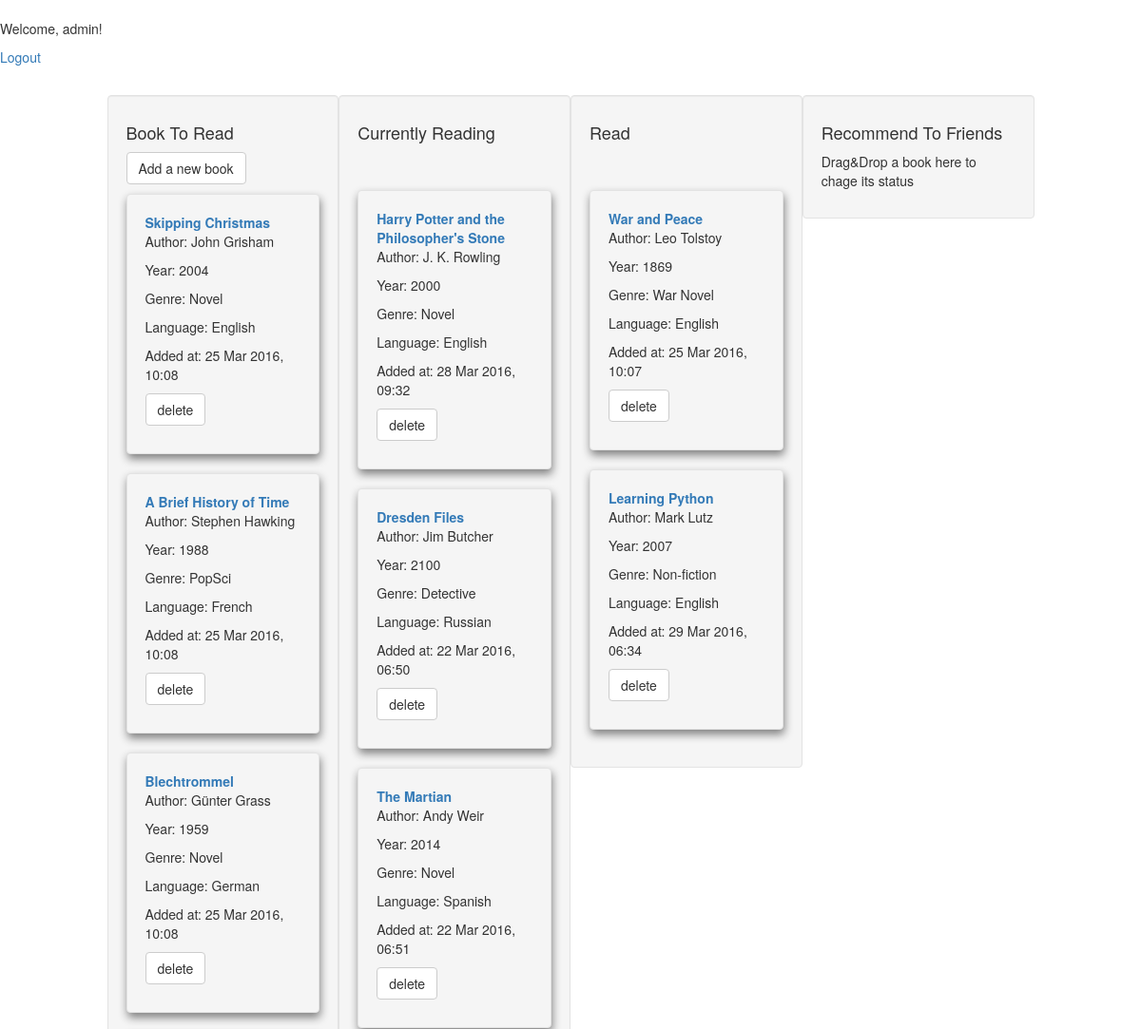
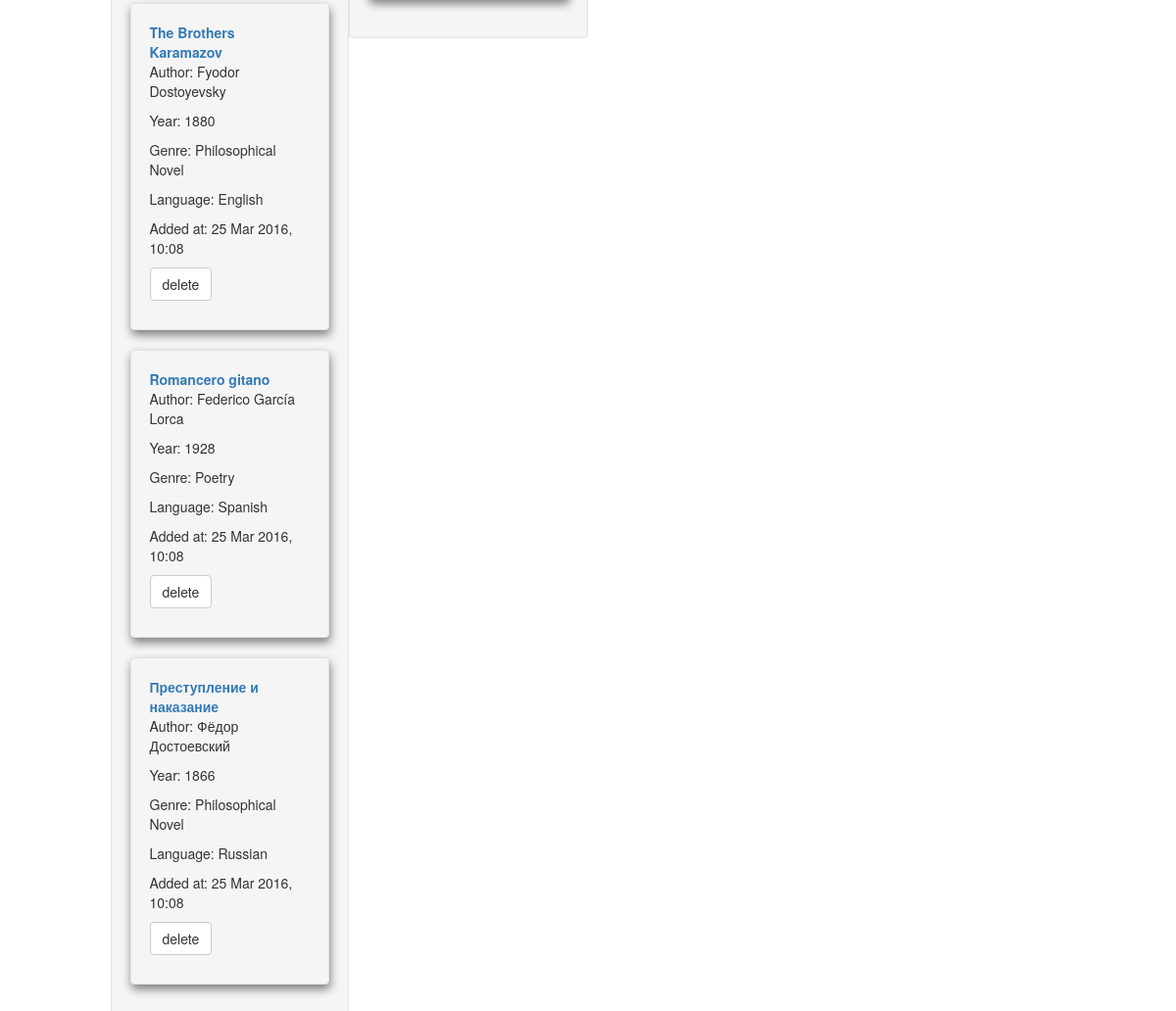
The app's page /books/user/1/ (signed in) with its own data (2 pictures, top to bottom).
### track/models.py (models this page shows, shortened)
class Status(models.Model):
    status_text = models.CharField(max_length=100)

class Book(models.Model):
    title = models.CharField(max_length=200)
    author = models.CharField(max_length=200)
    year = models.CharField(max_length=200)
    genre = models.ForeignKey(Genre, on_delete=models.CASCADE)
    language = models.ForeignKey(Language, on_delete=models.CASCADE)
    status = models.ForeignKey(Status, on_delete=models.CASCADE)
    user = models.ForeignKey(User, on_delete=models.CASCADE, null=True)
    date_pub = models.DateTimeField('date published')

class Genre(models.Model):
    genre = models.CharField(max_length=100)
    def __str__(self):
        return self.genre

class Language(models.Model):
    language = models.CharField(max_length=100)
    def __str__(self):
        return self.language

### track/views.py (the view)
# urls.py: url(r'^user/(?P<user_id>[0-9]+)/$', views.index, name='index'),
def index(request, user_id):
	if int(user_id) != request.user.id:
		return HttpResponse("This user has forbidden to see his/her board. Return to your page.")
	else:
		template = 'track/base.html'
		try:
			user = User.objects.get(pk=user_id)
		except User.DoesNotExist:
			response = "User with an ID: {} is not found".format(user_id)
			return HttpResponse(response)
		else:
			books = user.book_set.all()
			status_list = Status.objects.all()
			books_list = {status:[] for status in status_list}
			for book in books:
				if book.status in status_list:
					books_list[book.status].append(book)
				else:
					response = "Can't find the status for book '{}'".format(book.title)
					return HttpResponse(response)
			status_to_delete = Status.objects.all().filter(status_text="Deleted")[0]
			books_list.pop(status_to_delete)
			context = {'status_list': status_list,'books_list': books_list}
			return render(request, template, context)

### track/templates/track/base.html (shortened to what this page needs)
<!doctype html>
<html>
    <head>
		{% load staticfiles %}
		<link rel="stylesheet" href="http://maxcdn.bootstrapcdn.com/bootstrap/3.3.6/css/bootstrap.min.css">
	</head>
<body>
<br/>
{% if user.is_authenticated %}
	<div>
		<p>Welcome, {{ user.username }}!</p>
		<p><a href="{% url 'track:logout' %}">Logout</a></p>
	</div>
<br/>
  {% if books_list %}
<div class="container-fluid">
	<div class="content">
	<div class="col-sm-1"></div>
	<div class="col-sm-10">
	<div class="row" id="bookshelf">
	{% for status, books in books_list.items %}
		<div class="col-sm-{% widthratio 12 books_list|length 1 %} well column sortable" id="status_{{status.id}}">
            <h4>{{ status.status_text }}</h4>
			{% if status.id == 1 %}
			<p><a href="{% url 'track:create_book' %}" class="btn btn-default" role="button">Add a new book</a></p>
			{% elif books|length == 0 %}
			<p>Drag&Drop a book here to chage its status</p>
			{% else %}
			<br/><br/>
			{% endif %}
			{% for book in books %}
			<div class="well" style="box-shadow:1px 5px 10px gray" id="book_{{book.id}}">
				<div class="header"><b><a href="{% url 'track:details' book.id %}">{{ book.title }}</a></b></div>
				<div class="content"><p>Author: {{ book.author }}</p><p>Year: {{ book.year }}</p><p>Genre: {{ book.genre }}</p><p>Language: {{ book.language }}</p><p>Added at: {{book.date_pub|date:"d M Y, H:i"}}</p>
				<p><a href="{% url 'track:delete_book' book.id %}" class="btn btn-default" role="button">delete</a></p>
				</div>
			</div>
			{% endfor %}
		</div>
	{% endfor %}
	</div>
	</div>
	<div class="col-sm-1"></div>
	</div>
  {% else %}
    <p>You haven't add any books yet.</p>
  {% endif %}
{% else %}
	<div>You should be logged in to view your books</div>
    <div><p><a href="{% url 'track:register' %}">Register</a></p><p><a href="{% url 'track:login' %}">Login</a></p></div>
{% endif %}
</div>
</body>
</html>

### records on screen
Status: status_text "Book To Read", shows "Add a new book"
Book: title "Skipping Christmas", author "John Grisham", year "2004", genre "Novel", language "English", date_pub "25 Mar 2016, 10:08"
Book: title "A Brief History of Time", author "Stephen Hawking", year "1988", genre "PopSci", language "French", date_pub "25 Mar 2016, 10:08"
Book: title "Blechtrommel", author "Günter Grass", year "1959", genre "Novel", language "German", date_pub "25 Mar 2016, 10:08"
Book: title "The Brothers Karamazov", author "Fyodor Dostoyevsky", year "1880", genre "Philosophical Novel", language "English", date_pub "25 Mar 2016, 10:08"
Book: title "Romancero gitano", author "Federico García Lorca", year "1928", genre "Poetry", language "Spanish", date_pub "25 Mar 2016, 10:08"
Book: title "Преступление и наказание", author "Фёдор Достоевский", year "1866", genre "Philosophical Novel", language "Russian", date_pub "25 Mar 2016, 10:08"
Status: status_text "Currently Reading"
Book: title "Harry Potter and the Philosopher's Stone", author "J. K. Rowling", year "2000", genre "Novel", language "English", date_pub "28 Mar 2016, 09:32"
Book: title "Dresden Files", author "Jim Butcher", year "2100", genre "Detective", language "Russian", date_pub "22 Mar 2016, 06:50"
Book: title "The Martian", author "Andy Weir", year "2014", genre "Novel", language "Spanish", date_pub "22 Mar 2016, 06:51"
Status: status_text "Read"
Book: title "War and Peace", author "Leo Tolstoy", year "1869", genre "War Novel", language "English", date_pub "25 Mar 2016, 10:07"
Book: title "Learning Python", author "Mark Lutz", year "2007", genre "Non-fiction", language "English", date_pub "29 Mar 2016, 06:34"
Status: status_text "Recommend To Friends", shows "Drag&Drop a book here to chage its status"

### other values on screen
{{ user.username }} "admin"
